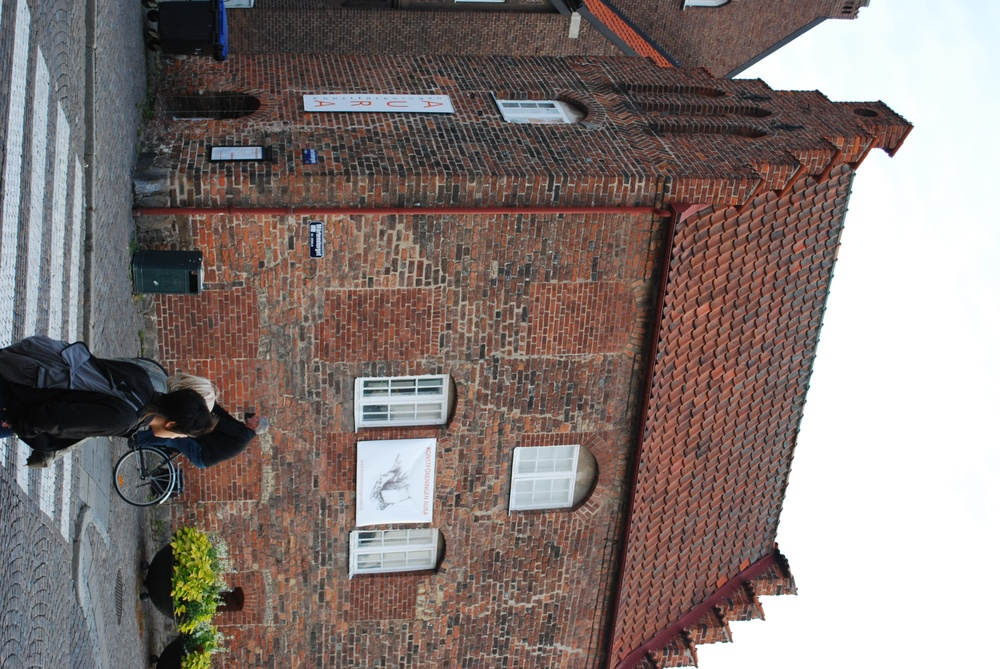
%> input picture Assignment 4/house1.jpg, 1000 x 669 px, shrunk from 3872 x 2592 before the run
$ octave comp1.m   (GNU Octave 9; MATLAB toolbox functions it lacks are replaced by stand-ins)
%> lines starting %> are read from the running program, lines starting %| are printed output that depends on the picture
### Assignment 4/ransac_plane.m
function [best_inlier_indices, best_plane] = ransac_plane(X)
%RANSAC PLANE outputs the plane fit to the 3D points, given using ransac
%algorithm
max_iter = 10;
no_of_selected_points = 3;
X = pflat(X);
best_plane = zeros(1,4);
max_inliers = -inf;
best_inlier_indices = zeros(1,size(X,2));
for i=1:1:max_iter
    selected_indices = randperm(size(X,2), no_of_selected_points);
    plane = null(X(:,selected_indices)');
    plane = plane./norm(plane(1:3));
    inliers_indices = abs(plane'*X) <= 0.1;
    no_inliers = sum(inliers_indices);
    if no_inliers > max_inliers
        best_plane = plane;
        max_inliers = no_inliers;
        best_inlier_indices = inliers_indices;
    end

end

end

### Assignment 4/compute_rms_error.m
function [rms] = compute_rms_error(Xs, plane)
rms = sqrt(sum((plane'*Xs).^2)/size(Xs,2));
end

### Assignment 4/get_estimated_plane.m
function [plane] = get_estimated_plane(X)
meanX = mean(X,2); %Computes the mean 3D point
Xtilde = (X - repmat(meanX ,[1 size(X,2)]));
M = Xtilde(1:3,:)*Xtilde(1:3,:)';

[V,~] = eig(M);
plane = V(:,end);
d = -(dot(plane,meanX(1:3)));
plane = [plane;d];
plane = plane./norm(plane(1:3));
end

### Assignment 4/pflat.m
function [coords_homogenous] = pflat(coords)
%This function at divides the homogeneous coordinates with
%their last entry for points of any dimensionality.
coords_homogenous = coords./coords(end,:);
end

### Assignment 4/comp1.m
clearvars;
clc;
close all;
addpath('assignment4data/')
load('compEx1data.mat')
im{1} = imread('house1.jpg');
im{2} = imread('house2.jpg');
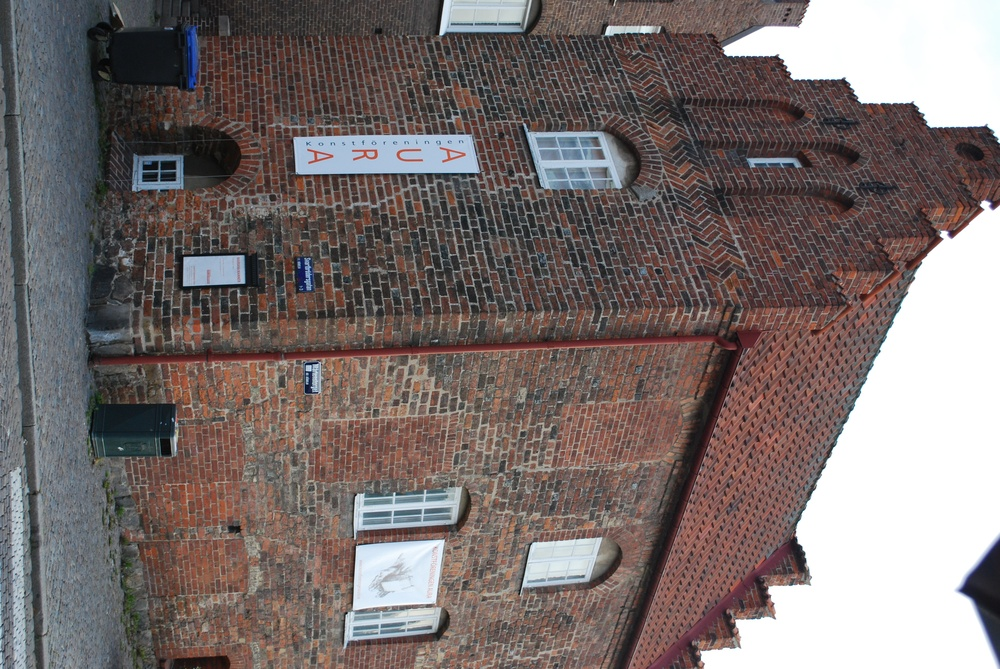
%> input picture Assignment 4/house2.jpg, 1000 x 669 px, shrunk from 3872 x 2592 before the run

%%
X = pflat(X);

% SOLVING WITH TOTAL LEAST SQUARES
plane_tls = get_estimated_plane(X);

rms_tls = compute_rms_error(X,plane_tls);


% SOLVING WITH RANSAC
[best_inlier_indices,plane_ransac] = ransac_plane(X);

rms_ransac = compute_rms_error(X,plane_ransac);


% SOLVING WITH ONLY INLIERS
plane_tls_inliers = get_estimated_plane(X(:,best_inlier_indices));
rms_tls_inliers = compute_rms_error(X,plane_tls_inliers);

%%
figure
dist_ransac = abs(plane_ransac'*X);
histogram(dist_ransac, 100)
title('Histogram for RANSAC inliers')
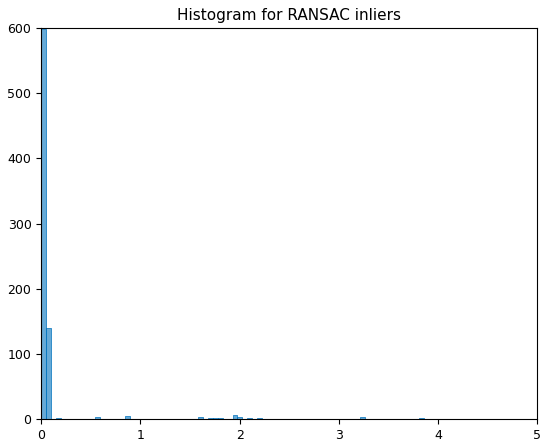
%> figure redrawn from the program's plot data; tallest bar 599 high, from x = 0 to 0.0495


figure
dist_tls_inliers = abs(plane_tls_inliers'*X);
histogram(dist_tls_inliers, 100)
title('Histogram for tls inliers')
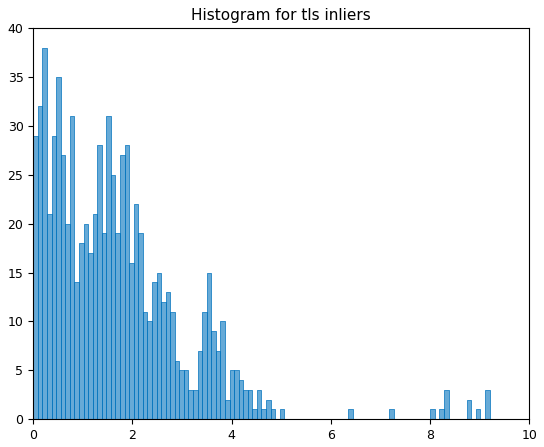
%> figure redrawn from the program's plot data; tallest bar 38 high, from x = 0.187 to 0.279


figure;
for i=1:length(im)
    subplot(1,2,i)
    imagesc(im{i})
    hold on;
    proj_plane = pflat(P{i}*X(:,best_inlier_indices));
    plot(proj_plane(1,:),proj_plane(2,:),'.')
    legend('projected points on the plane')

end
%> this loop made 2 passes
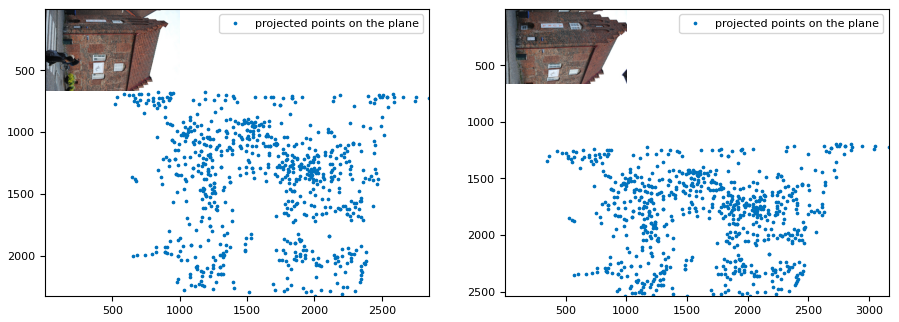
%> figure redrawn from the program's plot data, 2 panels


%%
%Estimating homography
x_img = {};
% Normalizing cameras
x_img{1} = x;
P{1} = inv(K)*P{1};
P{2} = inv(K)*P{2};
H_normalization = vertcat([inv(P{1}(:,1:3)),- inv(P{1}(:,1:3))*P{1}(:,4)],...
    [zeros(1,3),1]);
P_n{1} = P{1}*H_normalization;
P_n{2} =P{2}*H_normalization;
R2 = P_n{2}(:,1:3);
t2 = P_n{2}(:,end);
%N = comp_norm_mat(X(1:4,:));
plane_ransac = pflat(plane_ransac);
%plane_ransac_n = plane_ransac(1:4);
H = R2-(t2*(plane_ransac(1:3)'));
x_img{2} = pflat(K*H*inv(K)*x_img{1});

figure;

for i=1:2

    subplot(1,2,i)
    imagesc(im{i})
    hold on;
    proj_plane = pflat(K*P{i}*X(:,best_inlier_indices));
    plot(proj_plane(1,:),proj_plane(2,:),'*', 'MarkerSize', 8)
    plot(x_img{i}(1,:),x_img{i}(2,:),'*','MarkerSize', 8)
    legend('projected points on the plane', 'extra annotated points')

end
title('transformed using Homography')
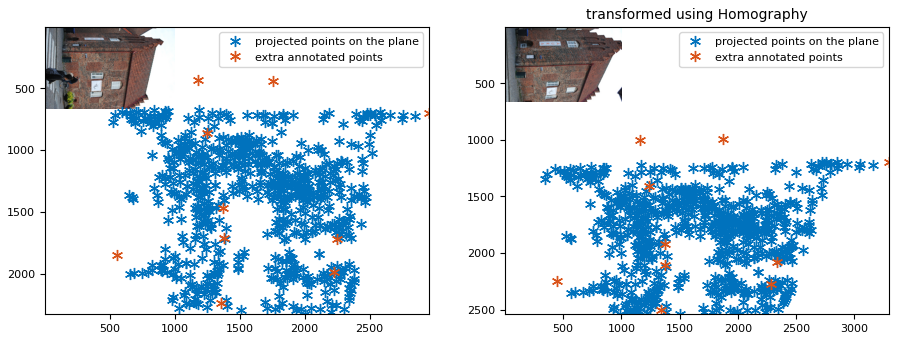
%> figure redrawn from the program's plot data, 2 panels
